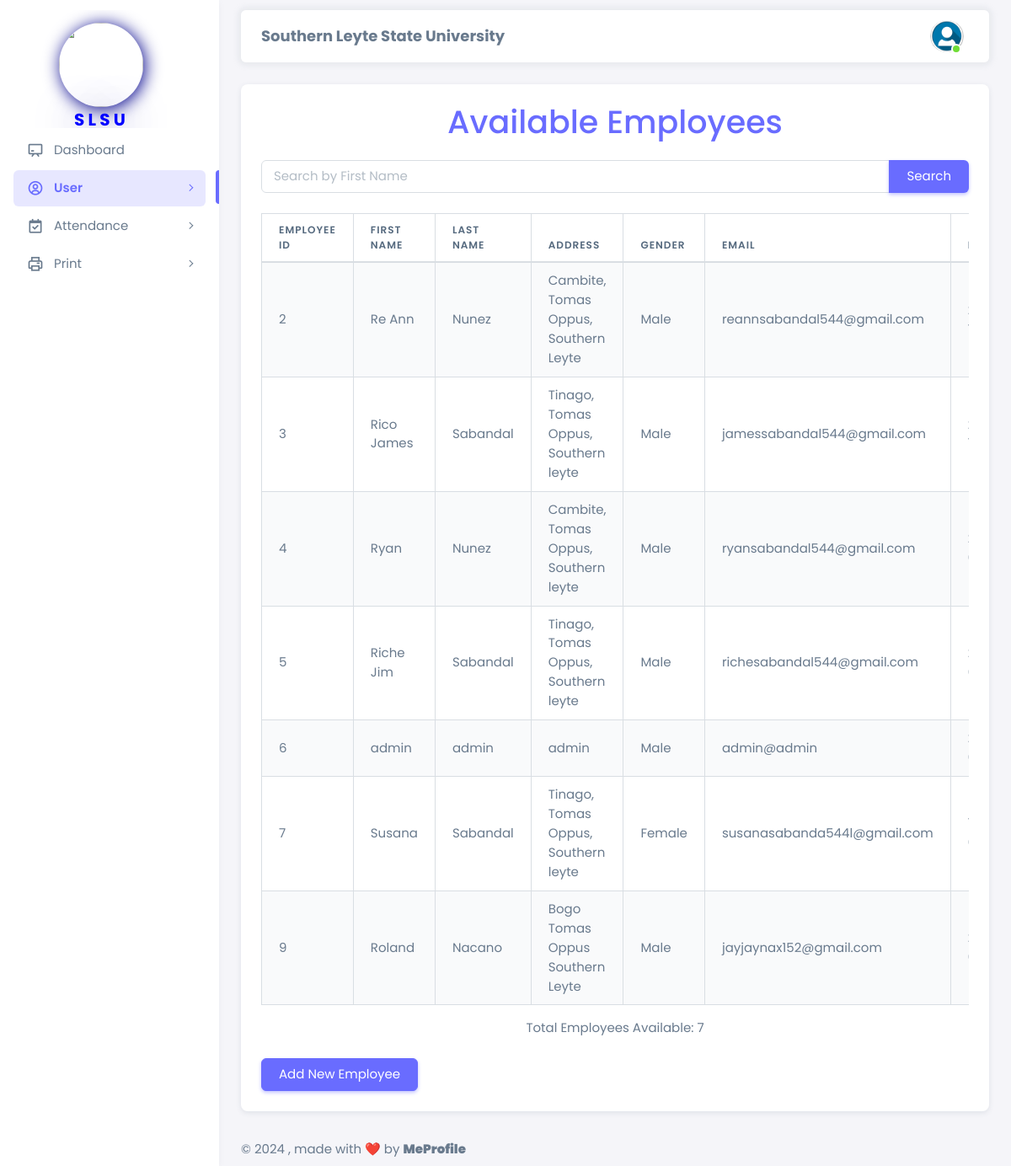
Page /html/admin/employee.php (signed in) on the committed database.
### tables this page shows
CREATE TABLE `employee_registration` (
  `employee_id` int NOT NULL,
  `first_name` varchar(50) NOT NULL,
  `last_name` varchar(50) NOT NULL,
  `email` varchar(100) NOT NULL,
  `password` varchar(255) NOT NULL,
  `phone_number` varchar(15) DEFAULT NULL,
  `department` varchar(50) DEFAULT NULL,
  `position` varchar(50) DEFAULT NULL,
  `is_admin` tinyint(1) NOT NULL DEFAULT '0',
  `hire_date` date DEFAULT NULL,
  `address` varchar(255) DEFAULT NULL,
  `city` varchar(100) DEFAULT NULL,
  `postal_code` varchar(20) DEFAULT NULL,
  `country` varchar(50) DEFAULT NULL,
  `date_of_birth` date DEFAULT NULL,
  `gender` varchar(10) DEFAULT NULL,
  `emergency_contact_name` varchar(100) DEFAULT NULL,
  `emergency_contact_number` varchar(15) DEFAULT NULL,
  `created_at` timestamp NULL DEFAULT CURRENT_TIMESTAMP,
  `updated_at` timestamp NULL DEFAULT CURRENT_TIMESTAMP ON UPDATE CURRENT_TIMESTAMP,
  `is_assigned` tinyint(1) NOT NULL DEFAULT '0',
  `is_assigned_department` tinyint(1) NOT NULL DEFAULT '0'
);

### html/admin/employee.php (the view, shortened to what this page needs)
<?php
require_once('../config.php');
$firstnameFilter = '';
if ($_SERVER['REQUEST_METHOD'] == "GET") {
    $sqlquery = "SELECT * FROM employee_registration WHERE 1";
    if ($result = mysqli_query($conn, $sqlquery)) {
        $totalItems = mysqli_num_rows($result);
    }
}
?>
<!DOCTYPE html>
<html lang="en" class="light-style layout-menu-fixed" dir="ltr" data-theme="theme-default" data-assets-path="../../assets/">
<head>
    <link rel="stylesheet" href="../../assets/vendor/fonts/boxicons.css" />
    <link rel="stylesheet" href="../../assets/vendor/css/core.css" class="template-customizer-core-css" />
    <link rel="stylesheet" href="../../assets/vendor/css/theme-default.css" class="template-customizer-theme-css" />
    <link rel="stylesheet" href="../../assets/css/demo.css" />
    <link rel="stylesheet" href="../../assets/vendor/libs/perfect-scrollbar/perfect-scrollbar.css" />
    <link rel="stylesheet" href="../../assets/vendor/libs/apex-charts/apex-charts.css" />
</head>
<body>
    <div class="layout-wrapper layout-content-navbar">
        <div class="layout-container">
            <aside id="layout-menu" class="layout-menu menu-vertical menu bg-menu-theme">
                <div class="app-brand demo" style=" padding: 70px;">
                    <div class="logo">
                        <img style="border-radius: 500px; box-shadow: 2px 2px 20px #00008b; margin-top: 30px; margin-bottom: 5px;" src="../../assets/img/avatars/logo.png" width="100" height="100" alt="">
                        <b><p style="font-size: 20px; color: blue; text-shadow: 2px 2px 50px #00008b; padding-left: 18px;">S L S U</p></b>
                    </div>
                </div>
                <ul class="menu-inner py-1">
                    <li class="menu-item">
                        <a href="dashboard.php" class="menu-link">
                            <i class="menu-icon tf-icons bx bx-chalkboard"></i>
                            <div data-i18n="Analytics">Dashboard</div>
                        </a>
                    </li>
                    <li class="menu-item active">
                        <a href="javascript:void(0);" class="menu-link menu-toggle">
                            <i class="menu-icon tf-icons bx bx-user-circle"></i>
                            <div data-i18n="Layouts">User</div>
                        </a>
                    </li>
                    <li class="menu-item">
                        <a href="javascript:void(0);" class="menu-link menu-toggle">
                            <i class="menu-icon tf-icons bx bx-calendar-check"></i>
                            <div data-i18n="Analytics">Attendance</div>
                        </a>
                    </li>
                    <li class="menu-item">
                        <a href="javascript:void(0);" class="menu-link menu-toggle">
                            <i class="menu-icon tf-icons bx bx-printer"></i>
                            <div data-i18n="Analytics">Print</div>
                        </a>
                    </li>
                </ul>
            </aside>
            <div class="layout-page">
                <nav class="layout-navbar container-xxl navbar navbar-expand-xl navbar-detached align-items-center bg-navbar-theme" id="layout-navbar">
                    <div class="navbar-nav-right d-flex align-items-center" id="navbar-collapse">
                        <center>
                            <p style="font-size: 18px; padding-top: 15px;"><b>Southern Leyte State University</b></p>
                        </center>
                        <ul class="navbar-nav flex-row align-items-center ms-auto">
                            <li class="nav-item navbar-dropdown dropdown-user dropdown">
                                <a class="nav-link dropdown-toggle hide-arrow" href="javascript:void(0);" data-bs-toggle="dropdown">
                                    <div class="avatar avatar-online">
                                        <img src="../../assets/img/avatars/user.png" alt class="w-px-40 h-auto rounded-circle" />
                                    </div>
                                </a>
                            </li>
                        </ul>
                    </div>
                </nav>
                <div class="content-wrapper">
                    <div class="container-xxl flex-grow-1 container-p-y">
                        <div class="row">
                            <div class="col-lg-12 mb-12 order-12">
                                <div class="card">
                                    <div class="d-flex align-items-end row">
                                        <div class="col-lg-12">
                                            <div class="card-body">
                                                <div class="col-sm-12">
                                                    <h1 class="text-center mb-4 student-enrolle"><a href="auth-register-basic.php">Available Employees</a></h1>
                                                    <form method="GET" action="employee.php" class="mb-4">
                                                        <div class="input-group">
                                                            <input type="text" class="form-control" name="firstname" placeholder="Search by First Name" value="<?php echo $firstnameFilter; ?>">
                                                            <button class="btn btn-primary" type="submit">Search</button>
                                                        </div>
                                                    </form>
                                                    <div class="table-responsive">
                                                        <table class="table table-bordered table-striped">
                                                            <thead>
                                                                <tr>
                                                                    <th>Employee ID</th>
                                                                    <th>First Name</th>
                                                                    <th>Last Name</th>
                                                                    <th>Address</th>
                                                                    <th>Gender</th>
                                                                    <th>Email</th>
                                                                    <th>Birthday</th>
                                                                </tr>
                                                            </thead>
                                                            <tbody>
                                                              <?php
                                                              if (isset($result) && mysqli_num_rows($result) > 0) {
                                                                  while ($row = mysqli_fetch_array($result)) {
                                                                      echo "<tr>";
                                                                      echo "<td>" . $row['employee_id'] . "</td>";
                                                                      echo "<td>" . $row['first_name'] . "</td>";
                                                                      echo "<td>" . $row['last_name'] . "</td>";
                                                                      echo "<td>" . $row['address'] . "</td>";
                                                                      echo "<td>" . $row['gender'] . "</td>";
                                                                      echo "<td>" . $row['email'] . "</td>";
                                                                      echo "<td>" . $row['date_of_birth'] . "</td>";
                                                                      echo "</tr>";
                                                                  }
                                                              } else {
                                                                  echo "<tr><td colspan='9'>No records found</td></tr>";
                                                              }
                                                              ?>
                                                          </tbody>
                                                        </table>
                                                    </div>
                                                    <div class="text-center mt-3">
                                                        <p>Total Employees Available: <?php echo isset($totalItems) ? $totalItems : '0'; ?></p>
                                                    </div>
                                                    <button class="btn btn-primary mt-2"><a href="employee_registration.php">Add New Employee</a></button>
                                                </div>
                                            </div>
                                        </div>
                                    </div>
                                </div>
                            </div>
                        </div>
                    </div>
                </div>
                <footer class="content-footer footer bg-footer-theme">
                            <div class="container-xxl d-flex flex-wrap justify-content-between py-2 flex-md-row flex-column">
                                <div class="mb-2 mb-md-0">
                                    ©
                                    , made with ❤️ by
                                    <a href="https://www.facebook.com/james.jeager.3" target="_blank" class="footer-link fw-bolder">MeProfile</a>
                                </div>
                            </div>
                        </footer>
            </div>
        </div>
    </div>
</body>
</html>

### assets/css/demo.css (style rules this page uses)
.menu .app-brand.demo { height: 64px; margin-top: 12px; }

### html/admin/employee.php (style rules this page uses)
body, html { font-family: 'Poppins', sans-serif; }
.btn > a { color: white; }

### rows in the picture
employee_registration: employee_id "2", first_name "Re Ann", last_name "Nunez", address "Cambite, Tomas Oppus, Southern Leyte", gender "Male", email "reannsabandal544@gmail.com"
employee_registration: employee_id "3", first_name "Rico James", last_name "Sabandal", address "Tinago, Tomas Oppus, Southern leyte", gender "Male", email "jamessabandal544@gmail.com"
employee_registration: employee_id "4", first_name "Ryan", last_name "Nunez", address "Cambite, Tomas Oppus, Southern leyte", gender "Male", email "ryansabandal544@gmail.com"
employee_registration: employee_id "5", first_name "Riche Jim", last_name "Sabandal", address "Tinago, Tomas Oppus, Southern leyte", gender "Male", email "richesabandal544@gmail.com"
employee_registration: employee_id "6", first_name "admin", last_name "admin", address "admin", gender "Male", email "admin@admin"
employee_registration: employee_id "7", first_name "Susana", last_name "Sabandal", address "Tinago, Tomas Oppus, Southern leyte", gender "Female", email "susanasabanda544l@gmail.com"
employee_registration: employee_id "9", first_name "Roland", last_name "Nacano", address "Bogo Tomas Oppus Southern Leyte", gender "Male", email "jayjaynax152@gmail.com"

### other values in the picture
$totalItems "7"
